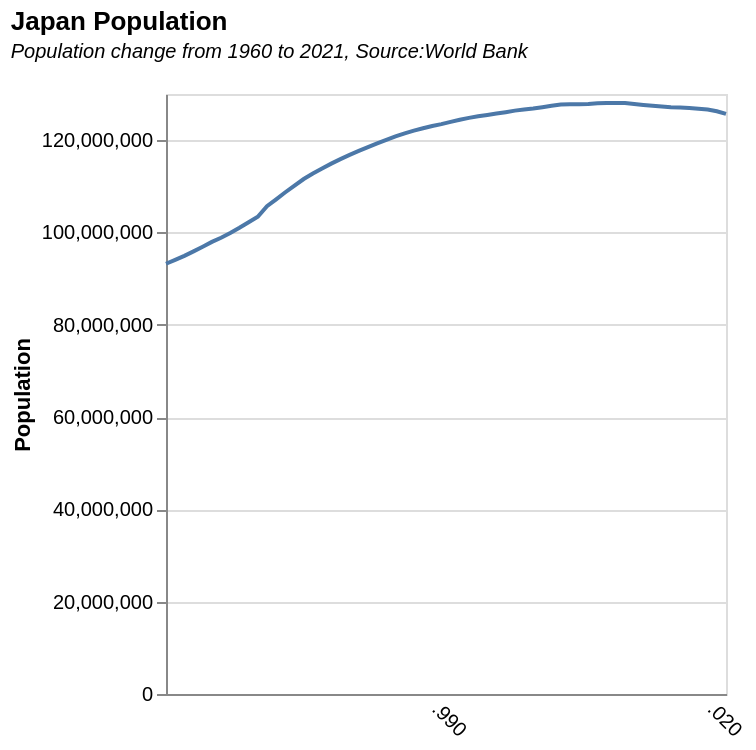

Specify this chart in Vega-Lite:
### Vega-Lite specification from a JSON file in a GitHub repository (floating-point values rounded to 4 significant figures)
{"$schema": "https://vega.github.io/schema/vega-lite/v5.json", "description": "Japan Population", "title": {"text": "Japan Population", "subtitle": ["Population change from 1960 to 2021, Source:World Bank", ""], "subtitleFontStyle": "italic", "subtitleFontSize": 10, "anchor": "start", "color": "black"}, "height": 300, "width": 280, "data": {"values": [{"Year": 1960, "Population": 93216000}, {"Year": 1961, "Population": 94055000}, {"Year": 1962, "Population": 94933000}, {"Year": 1963, "Population": 95900000}, {"Year": 1964, "Population": 96903000}, {"Year": 1965, "Population": 97952000}, {"Year": 1966, "Population": 98851000}, {"Year": 1967, "Population": 99879000}, {"Year": 1968, "Population": 101011000}, {"Year": 1969, "Population": 102219000}, {"Year": 1970, "Population": 103403000}, {"Year": 1971, "Population": 105697000}, {"Year": 1972, "Population": 107188000}, {"Year": 1973, "Population": 108707000}, {"Year": 1974, "Population": 110162000}, {"Year": 1975, "Population": 111573000}, {"Year": 1976, "Population": 112775000}, {"Year": 1977, "Population": 113872000}, {"Year": 1978, "Population": 114913000}, {"Year": 1979, "Population": 115890000}, {"Year": 1980, "Population": 116807000}, {"Year": 1981, "Population": 117661000}, {"Year": 1982, "Population": 118480000}, {"Year": 1983, "Population": 119307000}, {"Year": 1984, "Population": 120083000}, {"Year": 1985, "Population": 120837000}, {"Year": 1986, "Population": 121482000}, {"Year": 1987, "Population": 122069000}, {"Year": 1988, "Population": 122578000}, {"Year": 1989, "Population": 123069000}, {"Year": 1990, "Population": 123478000}, {"Year": 1991, "Population": 123964000}, {"Year": 1992, "Population": 124425000}, {"Year": 1993, "Population": 124829000}, {"Year": 1994, "Population": 125178000}, {"Year": 1995, "Population": 125472000}, {"Year": 1996, "Population": 125757000}, {"Year": 1997, "Population": 126057000}, {"Year": 1998, "Population": 126400000}, {"Year": 1999, "Population": 126631000}, {"Year": 2000, "Population": 126843000}, {"Year": 2001, "Population": 127149000}, {"Year": 2002, "Population": 127445000}, {"Year": 2003, "Population": 127718000}, {"Year": 2004, "Population": 127761000}, {"Year": 2005, "Population": 127773000}, {"Year": 2006, "Population": 127854000}, {"Year": 2007, "Population": 128001000}, {"Year": 2008, "Population": 128063000}, {"Year": 2009, "Population": 128047000}, {"Year": 2010, "Population": 128070000}, {"Year": 2011, "Population": 127833000}, {"Year": 2012, "Population": 127629000}, {"Year": 2013, "Population": 127445000}, {"Year": 2014, "Population": 127276000}, {"Year": 2015, "Population": 127141000}, {"Year": 2016, "Population": 127076000}, {"Year": 2017, "Population": 126972000}, {"Year": 2018, "Population": 126811000}, {"Year": 2019, "Population": 126633000}, {"Year": 2020, "Population": 126261000}, {"Year": 2021, "Population": 125681593}]}, "mark": "line", "encoding": {"x": {"field": "Year", "type": "temporal", "axis": {"title": null, "grid": false, "ticks": false, "labelAngle": 45}}, "y": {"field": "Population", "type": "quantitative"}}}
